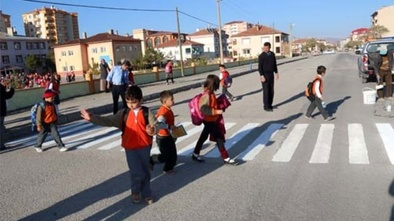
#> input picture 1- OpenCV ile Nesne Tespiti/11- Yaya Tespiti/img1.jpg, 394 x 221 px, shrunk from 630 x 354 before the run; its folder holds 3 pictures in this run
$ python Pedestrian_Detection.py
#> lines starting #> are read from the running program, lines starting #| are printed output that depends on the picture; after the words box and inside, x2 and y2 are one past the last pixel; in counts of white or black regions, pixels touching at a corner belong together
# -*- coding: utf-8 -*-
"""
Created on Sun Oct 15 10:33:08 2023
@author: Hasan Emre
"""

#%% import library

# Gerekli kütüphaneleri içe aktar
import os
import cv2

# Mevcut dizindeki dosyaları listele
files = os.listdir()
img_path_list = []

# .jpg uzantılı dosyaları bul ve listeye ekle
for f in files:
    if f.endswith(".jpg"):
        img_path_list.append(f)

# Bulunan .jpg dosyalarının listesini görüntüle
print(img_path_list)

# HOG (Histogram of Oriented Gradients) tanımlayıcısı oluştur
hog = cv2.HOGDescriptor()

# HOG tanımlayıcısına bir SVM (Support Vector Machine) modeli ekleyin (insan tespiti için önceden eğitilmiş bir model)
hog.setSVMDetector(cv2.HOGDescriptor_getDefaultPeopleDetector())

# Dosya listesindeki her bir resim üzerinde dön
for imgPath in img_path_list:
    print(imgPath)

    # Resmi oku
    image = cv2.imread(imgPath)
#> image is the input picture: shape (221, 394, 3); mean B, G, R 134.9, 131.7, 134

    # HOG ile insan tespiti yap
    (rects, weights) = hog.detectMultiScale(image, padding=(8, 8), scale=1.05)
#> rects = [[100, 74, 71, 141], [179, 38, 71, 141]]; weights = [1.52, 0.134]

    # Tespit edilen insanları çerçeve içine al ve yeşil renkle işaretle
    for (x, y, w, h) in rects:
        cv2.rectangle(image, (x, y), (x+w, y+h), (0, 255, 0), 2)
#> this loop made 2 passes
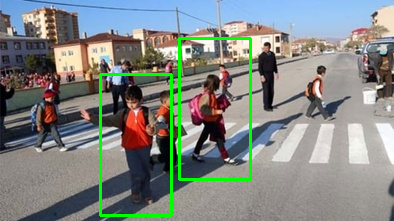
#> image: shape (221, 394, 3); 2.91% of pixels changed, all inside (x1, y1, x2, y2) = (99, 37, 252, 217)

    # Sonucu göster
    cv2.imshow("Yaya: ", image)

    # Kullanıcı "q" tuşuna basarsa bir sonraki resme geç
    if cv2.waitKey(0) & 0xFF == ord("q"):
#> (key q is pressed here)
        continue
#> pass 2 of the loop `for imgPath in img_path_list:`:
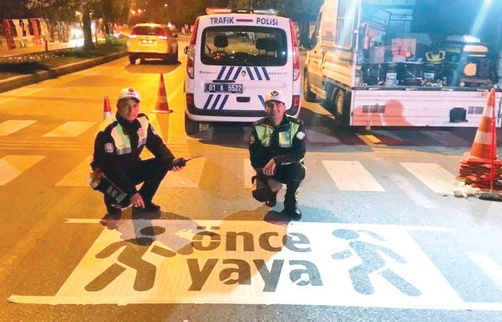
#> input picture 1- OpenCV ile Nesne Tespiti/11- Yaya Tespiti/img2.jpg, 502 x 322 px, shrunk from 803 x 516 before the run
#> image is the input picture: shape (322, 502, 3); mean B, G, R 124, 153.8, 181.3
#> rects = [[251, 92, 74, 148]]; weights = [0.627]
#> the loop `for (x, y, w, h) in rects:` made 1 pass
#> after the loop `for (x, y, w, h) in rects:`:
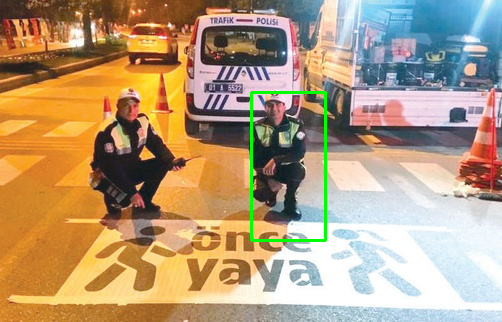
#> image: shape (322, 502, 3); 0.82% of pixels changed, all inside (x1, y1, x2, y2) = (250, 91, 327, 242)
#> (key Esc is pressed here)
#> pass 3 of the loop `for imgPath in img_path_list:`:
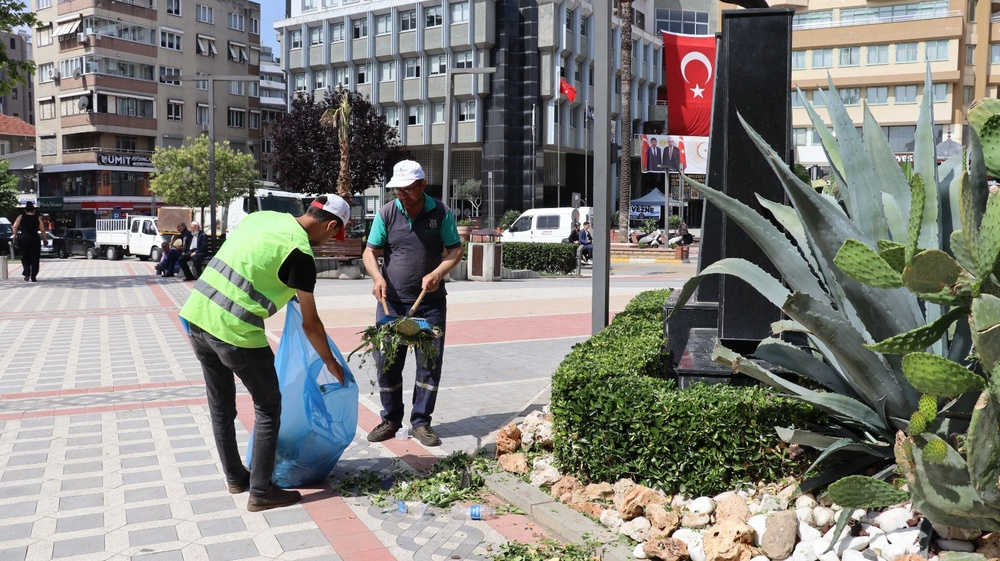
#> input picture 1- OpenCV ile Nesne Tespiti/11- Yaya Tespiti/img3.jpg, 1000 x 561 px, shrunk from 1600 x 898 before the run
#> image is the input picture: shape (561, 1000, 3); mean B, G, R 121.2, 127.3, 127.6
#> rects = [[0, 173, 63, 138], [325, 134, 181, 362], [126, 87, 243, 474]]; weights = [1.01, 0.637, 0.996]
#> the loop `for (x, y, w, h) in rects:` made 3 passes
#> after the loop `for (x, y, w, h) in rects:`:
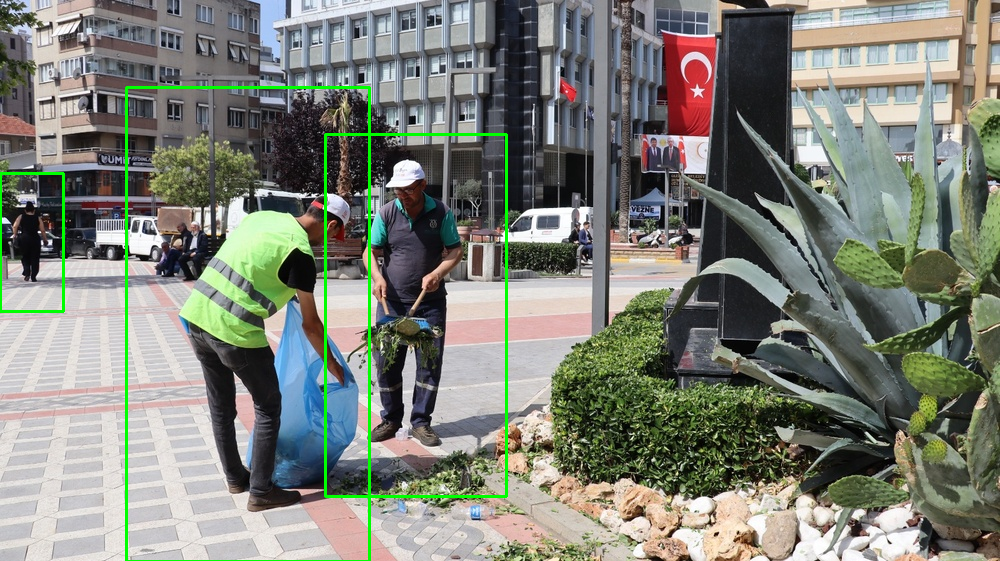
#> image: shape (561, 1000, 3); 1.45% of pixels changed, all inside (x1, y1, x2, y2) = (0, 86, 508, 561)
